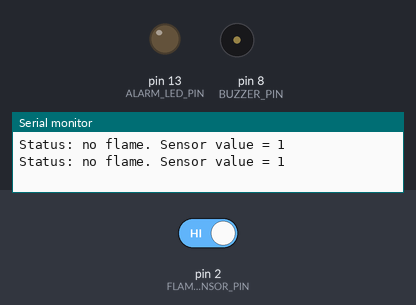
A sketch run on a simulated Arduino Uno, built with avr-gcc and run on an emulated ATmega328P. Parts: output pins drawn as LEDs (lit = HIGH), buzzer (waves = sounding, pin HIGH), the last lines printed to the serial monitor. Dashed ring = blinking. The test bench sets the inputs (shaded band); at power-on: pin 2 (FLAME_SENSOR_PIN) HIGH.

Above: at 1.2 s.
1.3 s: pin 2 (FLAME_SENSOR_PIN) driven LOW
At 1.79 s:
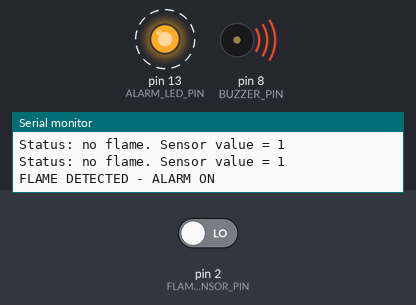
4.3 s: pin 2 (FLAME_SENSOR_PIN) driven HIGH
At 4.3 s:
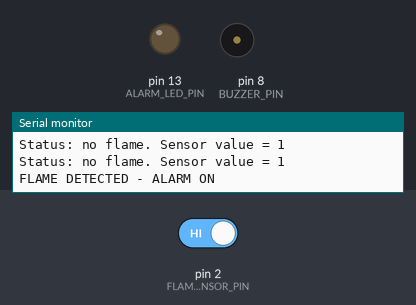
Timing chart, 0 to 7.3 s (numbered marks = the images above; inputs shaded):
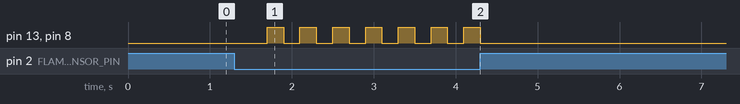

The sketch:

Flame-Detection-Alarm.ino
```cpp
// 029 - Flame Detection Alarm
// Detects the infrared signature of a flame with a KY-026 flame sensor and
// sounds a buzzer plus an LED alarm while the flame is present.
// Board: Arduino Uno
// Wiring:
//   KY-026 module:
//     + (VCC) -> 5V
//     - (GND) -> GND
//     S (digital output) -> digital pin 2
//     (the analog output 'A' is not used in this sketch)
//   Buzzer (+) -> digital pin 8,  Buzzer (-) -> GND
//   Alarm LED -> digital pin 13 (built-in LED) through a 220 ohm resistor
//
// IMPORTANT - check your module's polarity first:
//   KY-026 boards vary: some pull the S pin LOW when a flame is seen
//   (active-LOW), others pull it HIGH (active-HIGH). Upload this sketch and
//   watch the Serial Monitor while you bring a lighter flame or bright IR
//   source near the sensor. Note which level means "flame", then set the
//   constant FLAME_LEVEL below to LOW or HIGH to match your board.

// ---------------- Pin constants ----------------
const int FLAME_SENSOR_PIN = 2;  // Digital output of the KY-026
const int BUZZER_PIN = 8;        // Piezo buzzer for the audible alarm
const int ALARM_LED_PIN = 13;    // Built-in LED used as the alarm lamp

// Level the S pin shows while a flame is detected - TEST AND SET THIS.
// Leave it as LOW for the usual active-low KY-026, change to HIGH if needed.
const int FLAME_LEVEL = LOW;

// Alarm flashing timing
const unsigned long BLINK_MS = 200;       // Fast flash while alarm is active
const unsigned long SILENT_CHECK_MS = 500; // Status print when nothing detected

unsigned long lastFlashTime = 0;
bool alarmActive = false;
bool ledOn = false;

void setup() {
  pinMode(FLAME_SENSOR_PIN, INPUT);
  pinMode(BUZZER_PIN, OUTPUT);
  pinMode(ALARM_LED_PIN, OUTPUT);

  // Make sure both alarm outputs start in the safe OFF state
  digitalWrite(BUZZER_PIN, LOW);
  digitalWrite(ALARM_LED_PIN, LOW);

  Serial.begin(9600);
  Serial.println("Flame Detection Alarm starting...");
  Serial.println("Bring a flame near the sensor and check which level changes.");
}

void loop() {
  // Read the sensor's digital output
  int sensorValue = digitalRead(FLAME_SENSOR_PIN);

  // Compare against the level that means "flame detected" on this board
  if (sensorValue == FLAME_LEVEL) {
    // ---- Flame detected: run the alarm ----
    if (!alarmActive) {
      // Print the alert only once, at the moment the flame first appears
      Serial.println("FLAME DETECTED - ALARM ON");
      alarmActive = true;
      lastFlashTime = millis();
      ledOn = true;
    }

    // Flash the LED quickly instead of using delay(), so the loop stays live
    if (millis() - lastFlashTime >= BLINK_MS) {
      lastFlashTime = millis();
      ledOn = !ledOn;
      digitalWrite(ALARM_LED_PIN, ledOn ? HIGH : LOW);
      digitalWrite(BUZZER_PIN, ledOn ? HIGH : LOW);
    }
  } else {
    // ---- No flame: make sure everything is switched off ----
    if (alarmActive) {
      Serial.println("Flame cleared - alarm off");
      alarmActive = false;
    }
    digitalWrite(BUZZER_PIN, LOW);
    digitalWrite(ALARM_LED_PIN, LOW);
    ledOn = false;

    // Regular heartbeat so you can see the sensor is being polled
    if (millis() - lastFlashTime >= SILENT_CHECK_MS) {
      lastFlashTime = millis();
      Serial.println("Status: no flame. Sensor value = " + String(sensorValue));
    }
  }
}
```

Measured:
- after the input at 1.3 s, pin 13 (ALARM_LED_PIN), pin 8 (BUZZER_PIN): alternates HIGH for 0.20 s and LOW for 0.20 s, starting after 0.40 s
- after the input at 4.3 s, pin 13 (ALARM_LED_PIN), pin 8 (BUZZER_PIN): stops changing and stays LOW
